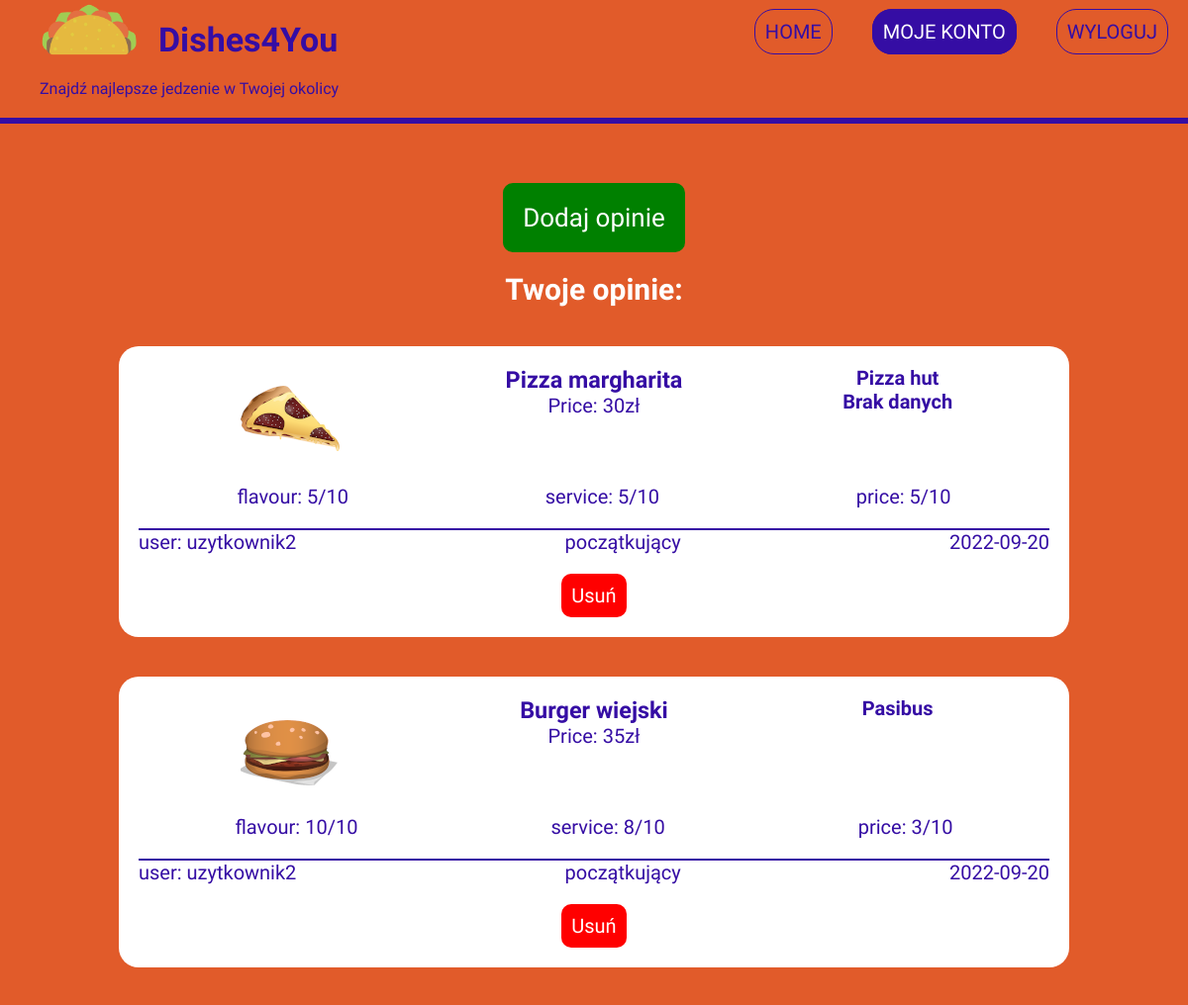
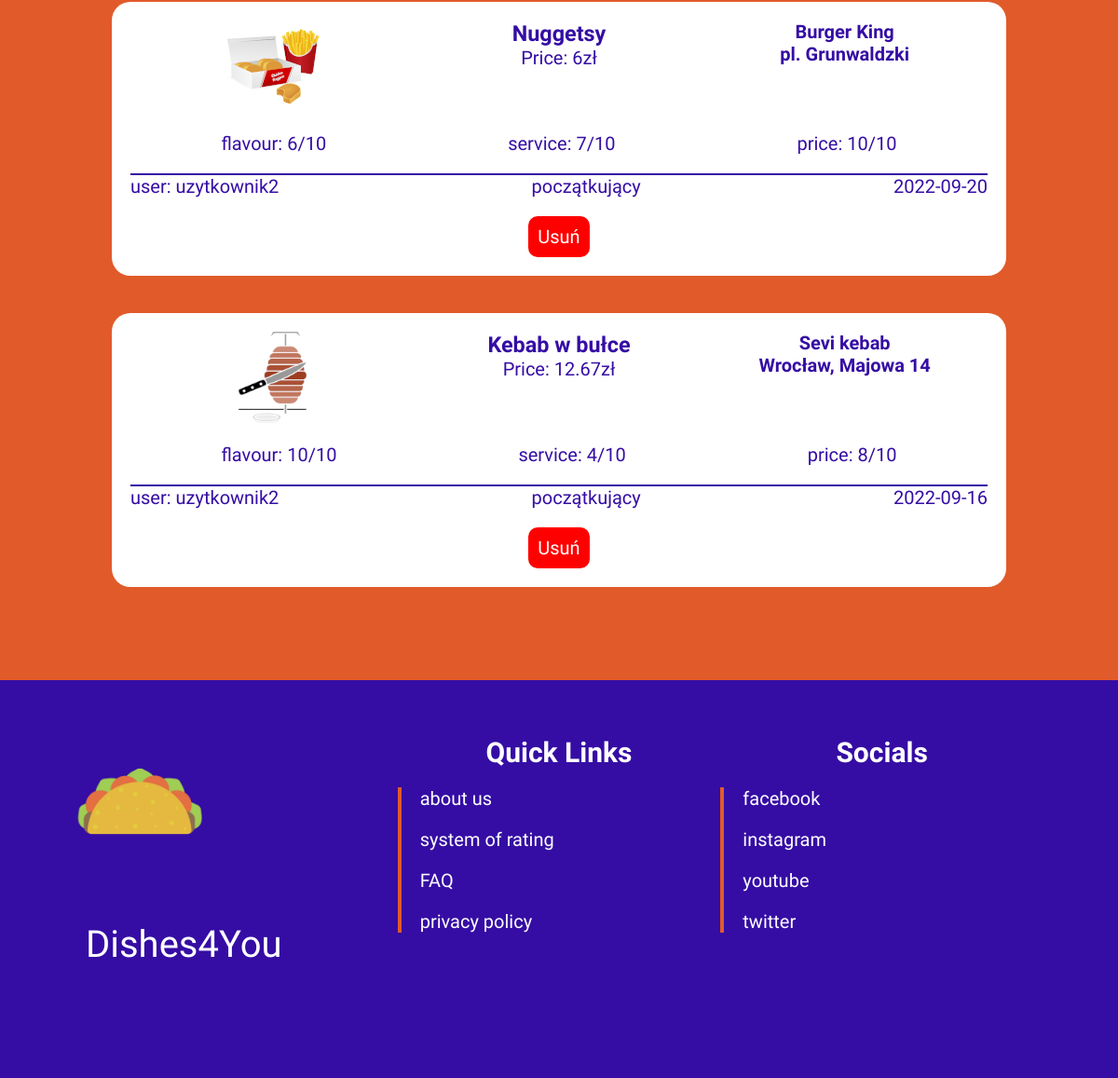
The app's page /signin/myaccount.php (signed in) with its own data (2 pictures, top to bottom).
### tables this page shows
CREATE TABLE `opinions` (
  `opinionId` int(11) NOT NULL,
  `dishName` text NOT NULL,
  `dishCategory` text NOT NULL,
  `price` float NOT NULL,
  `userId` int(11) NOT NULL,
  `restaurantName` text NOT NULL,
  `restaurantAdress` text NOT NULL,
  `date` timestamp NOT NULL DEFAULT current_timestamp()
);

CREATE TABLE `rating` (
  `ratingId` int(11) NOT NULL,
  `flavour` int(11) NOT NULL,
  `service` int(11) NOT NULL,
  `price` int(11) NOT NULL
);

CREATE TABLE `users` (
  `userId` int(11) NOT NULL,
  `username` text NOT NULL,
  `email` text NOT NULL,
  `password` text NOT NULL
);

### signin/userlist.php (the view, shortened to what this page needs)
<?php
require_once '../database-config/database.php';
$opinionsQuery = $db->query('SELECT * FROM opinions WHERE userId ='.$_SESSION['loggedId'].' ORDER BY date DESC');
if($opinionsQuery->rowCount()>0){
    $opinions = $opinionsQuery->fetchAll();
    foreach ($opinions as $opinion){
        $ratingQuery = $db->query('SELECT * FROM rating WHERE ratingId='.$opinion['opinionId']);
        $rating = $ratingQuery->fetchAll();
        $userQuery = $db->query('SELECT username FROM users WHERE userId='.$opinion['userId']);
        $user = $userQuery->fetchAll();
        $levelQuery = $db->query('SELECT COUNT(opinionId) FROM opinions WHERE userId='.$opinion['userId']);
        $level = $levelQuery->fetchAll();
        $levelStr = '';
        if($level[0][0]<5){
            $levelStr='początkujący';
        }elseif($level[0][0]<10){
            $levelStr='średniozaawansowany';
        }else{
            $levelStr='zaawansowany';
        }
        $textHTML='';
        $textHTML.='<section class="opinion">';
        $textHTML.= '<img src="'.$_SESSION['imgPath'].'../img/food_category/'.$opinion['dishCategory'].'.png" alt="'.$opinion['dishCategory'].'" class="opinion__img">';
        $textHTML.= '<div class="opinion__block">';
        $textHTML.= '<h3 class="opinion__name">'.$opinion['dishName'].'</h3>';
        $textHTML.= '<span class="opinion__price">Price: '.$opinion['price'].'zł</span>';
        $textHTML.= '</div>';
        $textHTML.= '<div class="opinion__block">';
        $textHTML.= '<h4 class="opinion__restaurant">'.$opinion['restaurantName'].'</h4>';
        $textHTML.= '<h4 class="opinion__restaurant">'.$opinion['restaurantAdress'].'</h4>';
        $textHTML.= '</div>';
        $textHTML.= '<div class="opinion-rating">';
        $textHTML.= '<span>flavour: '.$rating[0]['flavour'].'/10</span>';
        $textHTML.= '<span>service: '.$rating[0]['service'].'/10</span>';
        $textHTML.= '<span>price: '.$rating[0]['price'].'/10</span>';
        $textHTML.= '</div>';
        $textHTML.= '<div class="opinion__user">';
        $textHTML.= '<span>user: '.$user[0]['username'].'</span>';
        $textHTML.= ' <span>'.$levelStr.'</span>';
        $textHTML.= '<span>'.substr($opinion['date'], 0, 10).'</span>';
        $textHTML.= '</div>';
        $textHTML.= '<div class="opinion__buttons">';
        $textHTML.= '<form action="removeopinion.php" method="post">';
        $textHTML.= '<input style="display:none;" name="opinionId" type="number" value="'.$opinion['opinionId'].'" />';
        $textHTML.= '<input class="opinion__delete" type="submit" value="Usuń">';
        $textHTML.= '</form>';
        $textHTML.= '</div>';
        $textHTML.= '</section>';
        echo $textHTML;
    }
}else{
    echo '<section style="padding:25vh 0; color:white;">Nie masz jeszcze żadnych opinii.</section>';
}
?>

### signin/myaccount.php (shortened to what this page needs)
<?php
require_once 'check.php';
?>
<!DOCTYPE html>
<html lang="pl">
<head>
    <link rel="stylesheet" href="../css/myaccount.css">
</head>
<body>
    <header class="header">
        <div class="header__leftSide">
            <a href="index.php">
                <div class="header__logo">
                    <img class="header__logoImage" src="../img/logo_photo.png" alt="logo">
                    <div class="header__title">
                        <h1>Dishes4You</h1>
                    </div>
                </div>
            </a>
            <div class="header__subtitle">Znajdź najlepsze jedzenie w Twojej okolicy</div>
        </div>
        <div class="header__rightSide">
            <nav class="header__menu">
                <ul>
                    <li><a href="signedin.php" >HOME</a></li>
                    <li><a href="myaccount.php" class="header__menu--active">MOJE KONTO</a></li>
                    <li><a href="logout.php">WYLOGUJ</a></li>
                </ul>
            </nav>
        </div>
    </header>
    <main class="mainContent">
        <button class="addOpinionBtn">Dodaj opinie</button>
        <h2>Twoje opinie:</h2>
        <?php
        require_once 'userlist.php';
        ?>
    </main>
    <footer class="footer">
        <div class="footer__logo">
            <img class="footer__logoImage" src="../img/logo_photo.png" alt="logo">
            <div class="footer__title">Dishes4You</div>
        </div>
        <div class="footer__block">
            <h2>Quick Links</h2>
            <ul>
                <li><a href="#">about us</a></li>
                <li><a href="#">system of rating</a></li>
                <li><a href="#">FAQ</a></li>
                <li><a href="#">privacy policy</a></li>
            </ul>
        </div>
        <div class="footer__block">
            <h2>Socials</h2>
            <ul>
                <li><a href="#">facebook</a></li>
                <li><a href="#">instagram</a></li>
                <li><a href="#">youtube</a></li>
                <li><a href="#">twitter</a></li>
            </ul>
        </div>
    </footer>
</body>
</html>

### css/myaccount.css (style rules this page uses)
* { box-sizing: border-box; margin: 0; padding: 0; font-family: "Courgette", cursive; }
html { font-size: 20px; }
.header { width: 100%; background-color: #e15b2a; padding: 1rem 1rem 1rem 2rem; display: grid; grid-template-columns: repeat(2, 1fr); color: rgb(53, 13, 164); border-bottom: 0.3rem solid rgb(53, 13, 164); }
.header .header__leftSide { margin-top: -2rem; width: -webkit-max-content; width: -moz-max-content; width: max-content; }
.header .header__leftSide a { text-decoration: none; color: rgb(53, 13, 164); }
.header .header__logoImage { width: 5rem; float: left; }
.header .header__title { padding: 2rem 0rem 0rem 6rem; }
.header .header__title h1 { font-size: 1.7rem; }
.header .header__subtitle { clear: both; font-size: 0.8rem; }
.header .header__menu ul { width: 100%; min-width: -webkit-max-content; min-width: -moz-max-content; min-width: max-content; list-style-type: none; display: flex; justify-content: end; }
.header .header__menu ul li { display: inline-block; margin-left: 2rem; }
.header .header__menu ul li a { text-decoration: none; color: rgb(53, 13, 164); transition: all 0.2s; padding: 0.5rem; border: 1px solid rgb(53, 13, 164); border-radius: 20px; cursor: pointer; text-align: center; transition: all 0.2s; }
.header .header__menu ul li .header__menu--active { background-color: rgb(53, 13, 164) !important; color: #ffffff !important; }
.mainContent { width: 100%; background-color: #e15b2a; padding: 3rem 0rem; text-align: center; }
.mainContent h2 { margin: 1rem 0rem; text-align: center; color: #ffffff; }
.mainContent .addOpinionBtn { cursor: pointer; font-size: 1.3rem; padding: 1rem; background-color: green; color: #ffffff; border-radius: 0.5rem; border: none; }
.mainContent .opinion { display: grid; grid-template-columns: 1fr 1fr 1fr; text-align: center; color: rgb(53, 13, 164); padding: 1rem; border-radius: 1rem; margin: 2rem auto; width: 80%; background-color: #ffffff; }
.opinion__user { border-top: 2px solid rgb(53, 13, 164); grid-column-start: 1; grid-column-end: 4; display: flex; justify-content: space-between; }
.opinion__img { margin: auto; }
.opinion-rating { padding: 1rem 0rem; grid-column-start: 1; grid-column-end: 4; display: flex; justify-content: space-around; }
.opinion__buttons { margin-top: 1rem; grid-column-start: 1; grid-column-end: 4; display: flex; justify-content: space-around; }
.opinion__buttons .opinion__delete { cursor: pointer; background-color: red; color: #ffffff; font-size: 1rem; padding: 0.5rem; border-radius: 0.5rem; border: none; transition: all 0.2s; }
.footer { padding: 3rem 4rem; display: grid; grid-template-columns: 1fr 1fr 1fr; width: 100%; background-color: rgb(53, 13, 164); color: #ffffff; }
.footer .footer__block h2 { text-align: center; }
.footer .footer__block ul { border-left: 0.2rem solid #e15b2a; margin-top: 1rem; padding: 0rem 1rem; list-style-type: none; }
.footer .footer__block ul li { margin: 1rem 0rem; }
.footer .footer__block ul li:first-child { margin: 0; }
.footer .footer__block ul li a { text-decoration: none; color: #ffffff; }
.footer .footer__logoImage { width: 7rem; float: left; }
.footer .footer__title { float: left; padding: 3rem 0.6rem; font-size: 2rem; }

### records on screen
opinions: dishCategory (picture), dishName "Pizza margharita", price "30", restaurantName "Pizza hut", restaurantAdress "Brak danych", rating.flavour "5", rating.service "5", rating.price "5", userId.username "uzytkownik2", levelStr "początkujący", date "2022-09-20"
opinions: dishCategory (picture), dishName "Burger wiejski", price "35", restaurantName "Pasibus", rating.flavour "10", rating.service "8", rating.price "3", userId.username "uzytkownik2", levelStr "początkujący", date "2022-09-20"
opinions: dishCategory (picture), dishName "Nuggetsy", price "6", restaurantName "Burger King", restaurantAdress "pl. Grunwaldzki", rating.flavour "6", rating.service "7", rating.price "10", userId.username "uzytkownik2", levelStr "początkujący", date "2022-09-20"
opinions: dishCategory (picture), dishName "Kebab w bułce", price "12.67", restaurantName "Sevi kebab", restaurantAdress "Wrocław, Majowa 14", rating.flavour "10", rating.service "4", rating.price "8", userId.username "uzytkownik2", levelStr "początkujący", date "2022-09-16"
